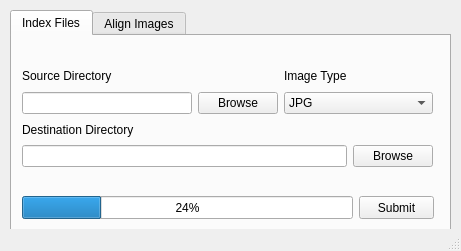
<?xml version="1.0" encoding="UTF-8"?>
<ui version="4.0">
 <class>MainWindow</class>
 <widget class="QMainWindow" name="MainWindow">
  <property name="geometry">
   <rect>
    <x>0</x>
    <y>0</y>
    <width>461</width>
    <height>251</height>
   </rect>
  </property>
  <property name="windowTitle">
   <string>Face Time-lapse Tool</string>
  </property>
  <widget class="QWidget" name="centralwidget">
   <widget class="QTabWidget" name="tabs">
    <property name="geometry">
     <rect>
      <x>10</x>
      <y>10</y>
      <width>441</width>
      <height>221</height>
     </rect>
    </property>
    <property name="currentIndex">
     <number>0</number>
    </property>
    <property name="tabsClosable">
     <bool>false</bool>
    </property>
    <widget class="QWidget" name="indexTab">
     <attribute name="title">
      <string>Index Files</string>
     </attribute>
     <widget class="QWidget" name="layoutWidget_2">
      <property name="geometry">
       <rect>
        <x>10</x>
        <y>30</y>
        <width>411</width>
        <height>101</height>
       </rect>
      </property>
      <layout class="QGridLayout" name="gridLayout_2">
       <item row="1" column="2" colspan="2">
        <widget class="QComboBox" name="indexComboType">
         <item>
          <property name="text">
           <string>JPG</string>
          </property>
         </item>
         <item>
          <property name="text">
           <string>PNG</string>
          </property>
         </item>
        </widget>
       </item>
       <item row="0" column="2">
        <widget class="QLabel" name="indexLabelType">
         <property name="text">
          <string>Image Type</string>
         </property>
        </widget>
       </item>
       <item row="1" column="1">
        <widget class="QPushButton" name="indexButtonSrc">
         <property name="text">
          <string>Browse</string>
         </property>
        </widget>
       </item>
       <item row="2" column="0">
        <widget class="QLabel" name="indexLabelDst">
         <property name="text">
          <string>Destination Directory</string>
         </property>
        </widget>
       </item>
       <item row="3" column="3">
        <widget class="QPushButton" name="indexButtonDst">
         <property name="text">
          <string>Browse</string>
         </property>
        </widget>
       </item>
       <item row="1" column="0">
        <widget class="QLineEdit" name="indexEditSrc"/>
       </item>
       <item row="3" column="0" colspan="3">
        <widget class="QLineEdit" name="indexEditDst">
         <property name="toolTip">
          <string>&lt;html&gt;&lt;head/&gt;&lt;body&gt;&lt;p&gt;Leave blank if you would like to overwrite the source directory&lt;/p&gt;&lt;/body&gt;&lt;/html&gt;</string>
         </property>
        </widget>
       </item>
       <item row="0" column="0">
        <widget class="QLabel" name="indexLabelSrc">
         <property name="text">
          <string>Source Directory</string>
         </property>
        </widget>
       </item>
      </layout>
     </widget>
     <widget class="QPushButton" name="indexButtonSubmit">
      <property name="geometry">
       <rect>
        <x>347</x>
        <y>160</y>
        <width>75</width>
        <height>23</height>
       </rect>
      </property>
      <property name="text">
       <string>Submit</string>
      </property>
     </widget>
     <widget class="QProgressBar" name="indexProgressBar">
      <property name="geometry">
       <rect>
        <x>10</x>
        <y>160</y>
        <width>331</width>
        <height>23</height>
       </rect>
      </property>
      <property name="value">
       <number>24</number>
      </property>
     </widget>
    </widget>
    <widget class="QWidget" name="alignTab">
     <attribute name="title">
      <string>Align Images</string>
     </attribute>
     <widget class="QWidget" name="layoutWidget">
      <property name="geometry">
       <rect>
        <x>10</x>
        <y>10</y>
        <width>411</width>
        <height>137</height>
       </rect>
      </property>
      <layout class="QGridLayout" name="gridLayout">
       <item row="0" column="0">
        <widget class="QLabel" name="alignLabelType">
         <property name="text">
          <string>Source Directory</string>
         </property>
        </widget>
       </item>
       <item row="0" column="3">
        <widget class="QLabel" name="alignLabelType_2">
         <property name="text">
          <string>Image Type</string>
         </property>
        </widget>
       </item>
       <item row="1" column="0" colspan="2">
        <widget class="QLineEdit" name="alignEditSrc"/>
       </item>
       <item row="1" column="2">
        <widget class="QPushButton" name="alignButtonSrc">
         <property name="sizePolicy">
          <sizepolicy hsizetype="Minimum" vsizetype="Fixed">
           <horstretch>0</horstretch>
           <verstretch>0</verstretch>
          </sizepolicy>
         </property>
         <property name="text">
          <string>Browse</string>
         </property>
        </widget>
       </item>
       <item row="1" column="3" colspan="2">
        <widget class="QComboBox" name="alignComboType">
         <item>
          <property name="text">
           <string>JPG</string>
          </property>
         </item>
         <item>
          <property name="text">
           <string>PNG</string>
          </property>
         </item>
        </widget>
       </item>
       <item row="2" column="0">
        <widget class="QLabel" name="alignLabelDst">
         <property name="text">
          <string>Destination Directory</string>
         </property>
        </widget>
       </item>
       <item row="3" column="0" colspan="4">
        <widget class="QLineEdit" name="alignEditDst">
         <property name="toolTip">
          <string>&lt;html&gt;&lt;head/&gt;&lt;body&gt;&lt;p&gt;Leave blank if you would like to overwrite the source directory&lt;/p&gt;&lt;/body&gt;&lt;/html&gt;</string>
         </property>
        </widget>
       </item>
       <item row="3" column="4">
        <widget class="QPushButton" name="alignButtonDst">
         <property name="text">
          <string>Browse</string>
         </property>
        </widget>
       </item>
       <item row="4" column="0">
        <widget class="QLabel" name="alignLabelWidth">
         <property name="text">
          <string>Width</string>
         </property>
        </widget>
       </item>
       <item row="4" column="1">
        <widget class="QLabel" name="alignLabelHeight">
         <property name="text">
          <string>Height</string>
         </property>
        </widget>
       </item>
       <item row="4" column="3">
        <widget class="QLabel" name="alignLabelScale">
         <property name="text">
          <string>Eye Distance</string>
         </property>
        </widget>
       </item>
       <item row="5" column="0">
        <widget class="QLineEdit" name="alignEditWidth">
         <property name="text">
          <string>1920</string>
         </property>
        </widget>
       </item>
       <item row="5" column="1" colspan="2">
        <widget class="QLineEdit" name="alignEditHeight">
         <property name="text">
          <string>1080</string>
         </property>
        </widget>
       </item>
       <item row="5" column="3" colspan="2">
        <widget class="QLineEdit" name="alignEditScale">
         <property name="text">
          <string>200</string>
         </property>
        </widget>
       </item>
      </layout>
     </widget>
     <widget class="QPushButton" name="alignButtonSubmit">
      <property name="geometry">
       <rect>
        <x>347</x>
        <y>160</y>
        <width>75</width>
        <height>23</height>
       </rect>
      </property>
      <property name="text">
       <string>Submit</string>
      </property>
     </widget>
     <widget class="QProgressBar" name="alignProgressBar">
      <property name="geometry">
       <rect>
        <x>10</x>
        <y>160</y>
        <width>331</width>
        <height>23</height>
       </rect>
      </property>
      <property name="value">
       <number>24</number>
      </property>
     </widget>
    </widget>
   </widget>
  </widget>
  <widget class="QStatusBar" name="statusbar"/>
 </widget>
 <resources/>
 <connections/>
</ui>
